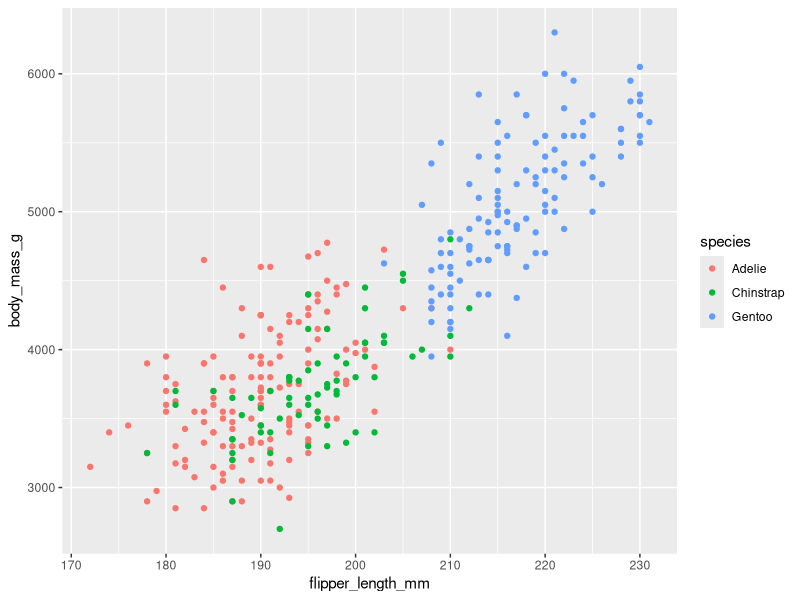
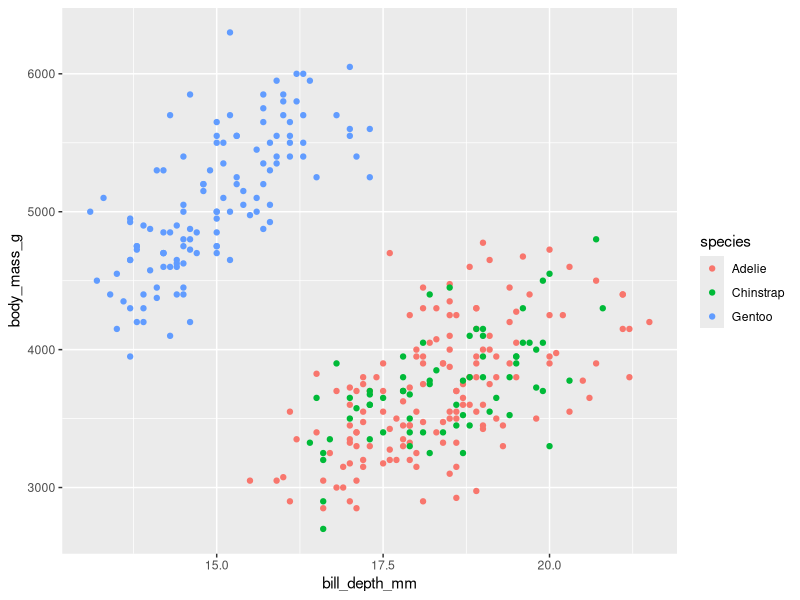
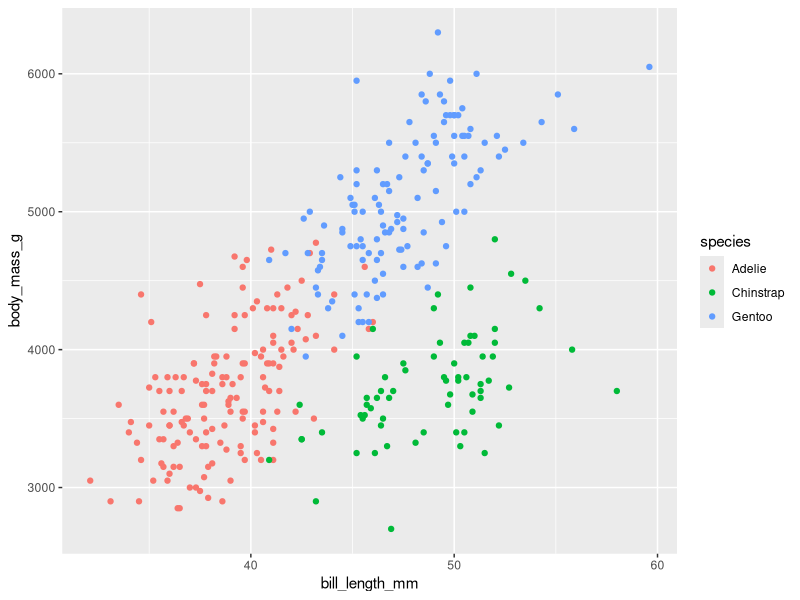
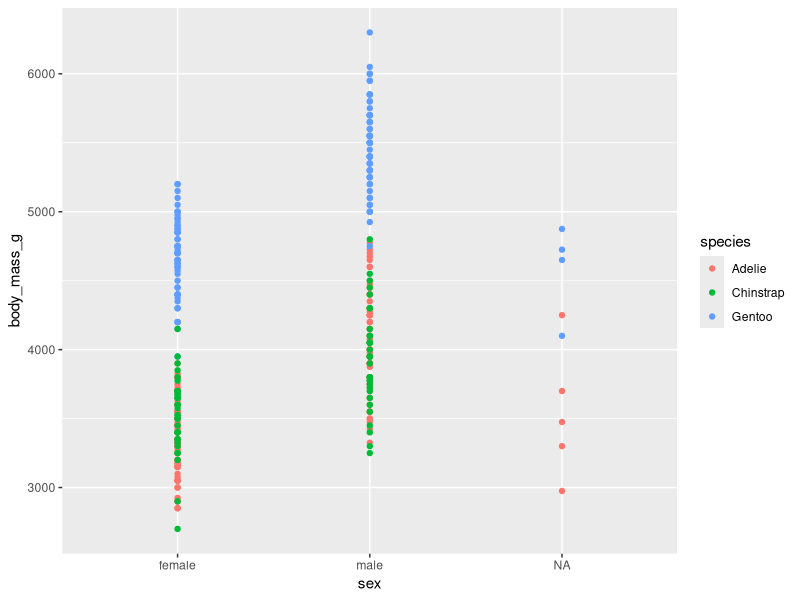
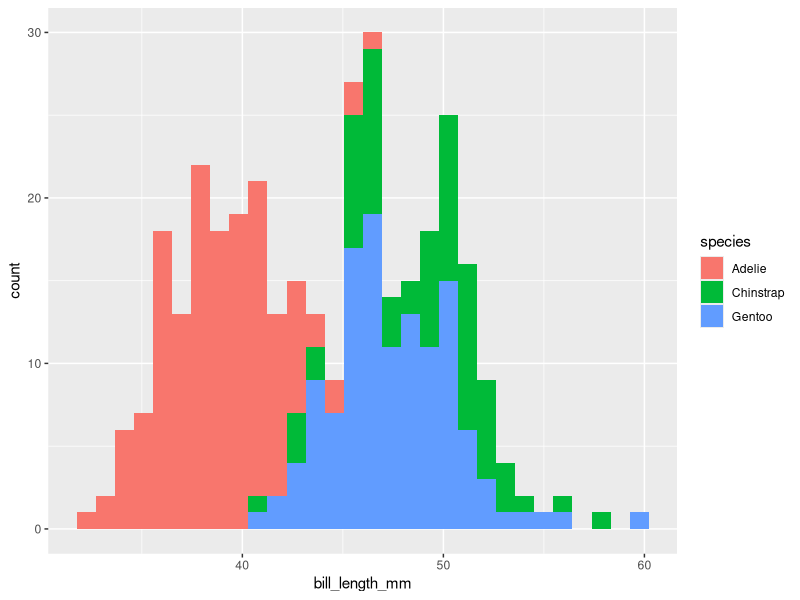
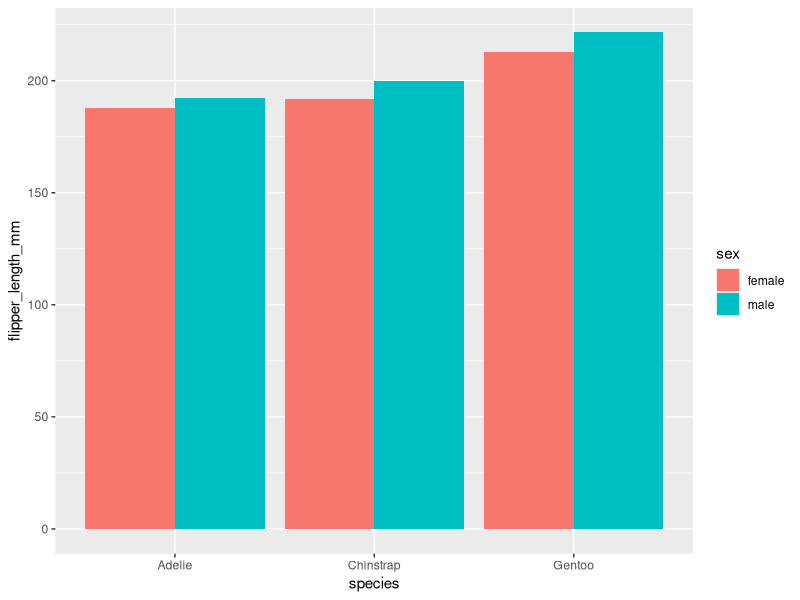
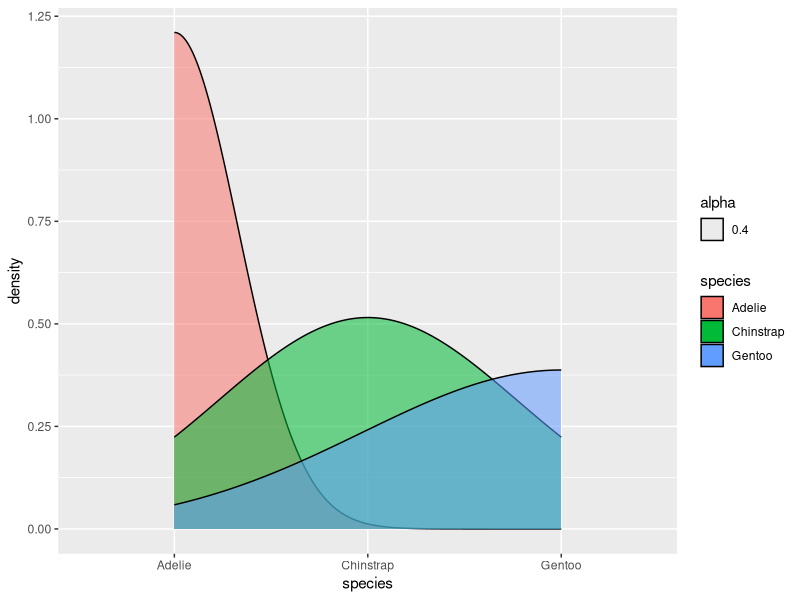

These figures' R source, in order:
install.packages("tidyverse")
install.packages("palmerpenguins")

library(ggplot2)
library(tidyverse)
library(dplyr)
library(palmerpenguins)

data("penguins")
View(penguins)

# Assessing the dataset
head(penguins)
tail(penguins)

colnames(penguins)

# let us asses the structure of the dataset
str(penguins)

#glimpse the dataset
glimpse(penguins)

#count the penguin's species in the dataset
x = penguins %>%
  count(species)

#summary of the dataset
summary(penguins)

#looking for duplicated rows
n_distinct(penguins)

#unique penguin species
penguins %>% 
  distinct(species)

#count species and islands
penguins %>% 
  count(species, island)

# checking correlation between numeric variables
penguins %>% 
  drop_na() %>% 
  select_if(is.numeric) %>% 
  cor()

penguins %>%
    drop_na()

ggplot(penguins) +
  geom_point(aes(flipper_length_mm, body_mass_g, color = species))

ggplot(penguins) +
  geom_point(aes(bill_depth_mm, body_mass_g, color = species))

ggplot(penguins) +
  geom_point(aes(bill_length_mm, body_mass_g, color = species))

ggplot(penguins) +
  geom_point(aes(sex, body_mass_g, color = species))

ggplot(penguins) +
  geom_histogram(aes(x=bill_length_mm, fill = species))


# penguins by sex
penguins_by_sex <- penguins %>% 
  filter(!is.na(sex)) %>% 
  group_by(species, sex) %>% 
  summarise(bill_depth_mm = mean(bill_depth_mm),
            bill_length_mm = mean(bill_length_mm),
            flipper_length_mm = mean(flipper_length_mm),
            body_mass_g = mean(body_mass_g))
ggplot(penguins_by_sex, aes(x = species, y = flipper_length_mm, fill = sex)) +
  geom_col(position = position_dodge())

# density plot
ggplot(penguins) +
  geom_density(aes(x = species, fill = species, alpha = 0.4))
